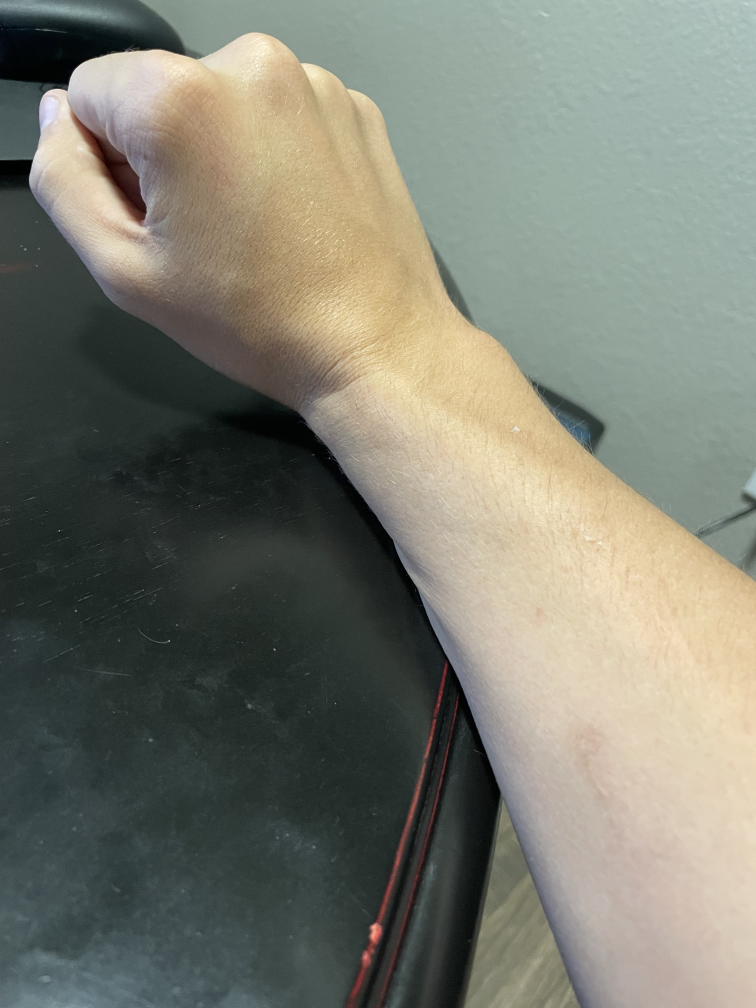
//> input picture Resources/Arm1.jpg, 3024 x 4032 px, given in place of BrightInsideHand.jpg, which was not available (shown at 1/4 size)
$ ./E2   (built with g++ and OpenCV 4)
//> lines starting //> are read from the running program, lines starting //| are printed output that depends on the picture; pictures that were not available may be replaced by others from this repository, and a replacement may not be noted
#include <opencv2/opencv.hpp>
#include <stdio.h>
#include <iostream>


int main(int argc, char** argv){
    std::string path = "../Resources/BrightInsideHand.jpg";
    std::string path2 = "../Resources/DarkInsideHand.jpg";
    cv::Mat img;
    cv::Mat img2;

    if (argc >1){
        img = cv::imread(argv[1],-1);
        img2 = cv::imread(argv[2],-1);
}

    cv::namedWindow("img", cv::WINDOW_AUTOSIZE);
    cv::namedWindow("img2", cv::WINDOW_AUTOSIZE);
    // cv::namedWindow("proc", cv::WINDOW_AUTOSIZE);
    if( img.empty()) {
        img = cv::imread(path, cv::IMREAD_COLOR);
//> img is the input picture: 4032 rows x 3024 cols, CV_8UC3; mean B, G, R 113, 124.8, 123.3
        img2 = cv::imread(path2, cv::IMREAD_COLOR);
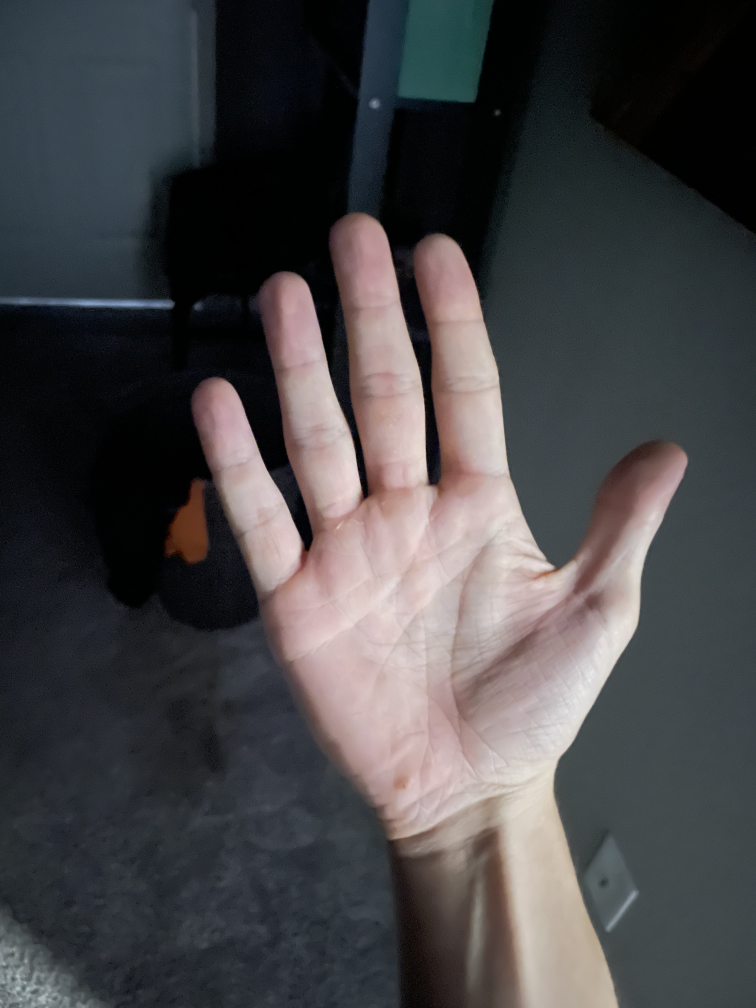
//> input picture Resources/DarkInsideHand.jpg, 3024 x 4032 px (shown at 1/4 size)
//> img2 is the input picture: 4032 rows x 3024 cols, CV_8UC3; mean B, G, R 70.8, 69, 70
        if( img.empty()) {
            std::cout << "No image provided";
            return -1;
        }
    }

    // Format image here - No need to format, image is already good size
    cv::Mat fImg = img.clone();
    cv::Mat fImg2 = img2.clone();

    cv::resize(fImg,fImg,cv::Size(600,600));
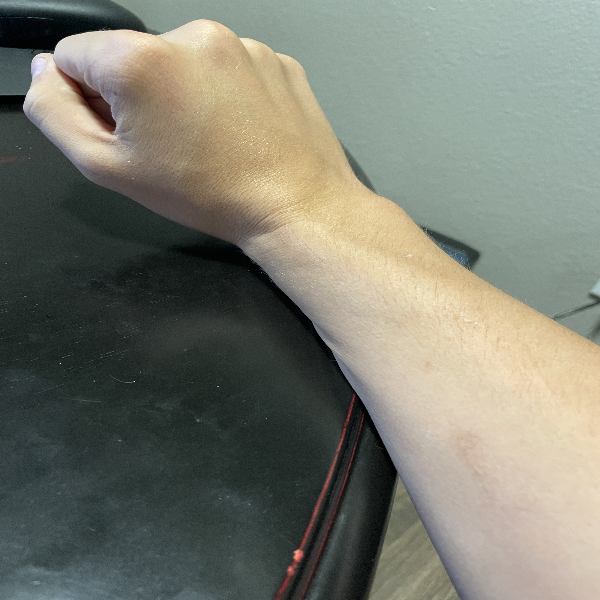
//> fImg: 600 rows x 600 cols, CV_8UC3; mean B, G, R 112.8, 124.7, 123.2
    cv::resize(fImg2,fImg2,cv::Size(600,600));
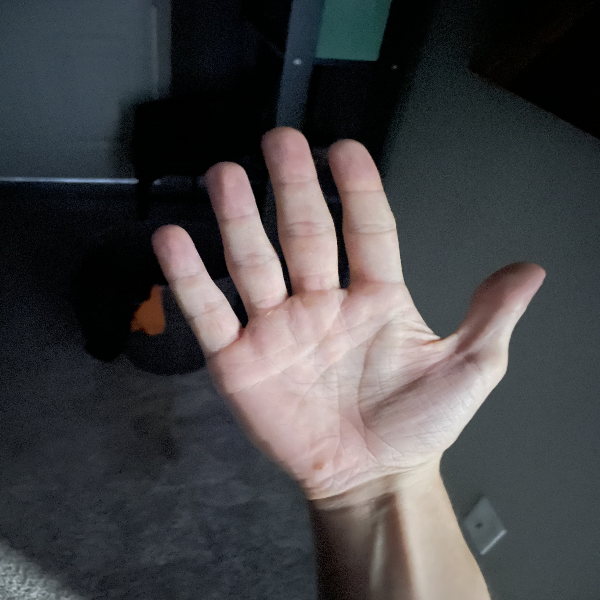
//> fImg2: 600 rows x 600 cols, CV_8UC3; mean B, G, R 70.7, 68.9, 69.9
    // cv::Mat fImgHSV = fImg.clone();
    // cv::cvtColor(fImg,fImgHSV,cv::COLOR_BGR2HSV);


    // Process image here
    cv::Mat proc;
    cv::Mat histControl, histTest;

    float color_range[] = {0, 256}; // Colors range from 0-256
    const float* ranges[] = {color_range, color_range,color_range}; // Ranges are how big the range of values are
    int histSize[] = {4, 4, 4}, ch[] = {0, 1, 2}; // Hist size is the width of the bins in each dimension?


    // cv::calcHist(&hsv, 1, ch, cv::noArray(), hist, 2, histSize, ranges, true);
    cv::calcHist(&fImg,1,ch,cv::noArray(),histControl,2,histSize,ranges, true);
//> histControl = [[107705, 4087, 0, 0], [435, 50814, 14253, 0], [0, 1684, 119930, 55458], [0, 0, 103, 5531]]
    cv::calcHist(&fImg2,1,ch,cv::noArray(),histTest,2,histSize,ranges, true);
//> histTest = [[182923, 1955, 0, 0], [17325, 89299, 1401, 0], [0, 349, 47364, 3799], [0, 0, 276, 15309]]

    cv::normalize(histControl,histControl,1,0,cv::NORM_L1);
//> histControl = [[0.299, 0.0114, 0, 0], [0.00121, 0.141, 0.0396, 0], [0, 0.00468, 0.333, 0.154], [0, 0, 0.000286, 0.0154]]
    cv::normalize(histTest,histTest,1,0,cv::NORM_L1);
//> histTest = [[0.508, 0.00543, 0, 0], [0.0481, 0.248, 0.00389, 0], [0, 0.000969, 0.132, 0.0106], [0, 0, 0.000767, 0.0425]]

    double matchQuality[5] = {0};
    matchQuality[0] = cv::compareHist(histControl,histTest,cv::HISTCMP_CORREL);
//> matchQuality = [0.755, 0, 0, 0, 0]
    matchQuality[1] = cv::compareHist(histControl,histTest,cv::HISTCMP_CHISQR);
//> matchQuality = [0.755, 2.39, 0, 0, 0]
    matchQuality[2] = cv::compareHist(histControl,histTest,cv::HISTCMP_BHATTACHARYYA);
//> matchQuality = [0.755, 2.39, 0.342, 0, 0]
    matchQuality[3] = cv::compareHist(histControl,histTest,cv::HISTCMP_INTERSECT);
//> matchQuality = [0.755, 2.39, 0.342, 0.61, 0]
    // matchQuality[4] = cv::compareHist(histControl,histTest,cv::HISTCMP_HELLINGER);
    double controlMatchQuality[5] = {0};
    controlMatchQuality[0] = cv::compareHist(histControl,histControl,cv::HISTCMP_CORREL);
//> controlMatchQuality = [1, 0, 0, 0, 0]
    controlMatchQuality[1] = cv::compareHist(histControl,histControl,cv::HISTCMP_CHISQR);
    controlMatchQuality[2] = cv::compareHist(histControl,histControl,cv::HISTCMP_BHATTACHARYYA);
    controlMatchQuality[3] = cv::compareHist(histControl,histControl,cv::HISTCMP_INTERSECT);
//> controlMatchQuality = [1, 0, 0, 1, 0]

    std::cout << "The control image match quality for each method is: " << std::endl;
    std::cout << "Correlation: " << controlMatchQuality[0] << std::endl;
//| Correlation: 1
    std::cout << "CHISQR: " << controlMatchQuality[1] << std::endl;
//| CHISQR: 0
    std::cout << "BHATTACHARYYA: " << controlMatchQuality[2] << std::endl;
//| BHATTACHARYYA: 0
    std::cout << "INTERSECT: " << controlMatchQuality[3] << std::endl <<std::endl;
//| INTERSECT: 1

    std::cout << "The image match quality for each method is: " << std::endl;
    std::cout << "Correlation: " << matchQuality[0] << std::endl;
//| Correlation: 0.755444
    std::cout << "CHISQR: " << matchQuality[1] << std::endl;
//| CHISQR: 2.39122
    std::cout << "BHATTACHARYYA: " << matchQuality[2] << std::endl;
//| BHATTACHARYYA: 0.342436
    std::cout << "INTERSECT: " << matchQuality[3] << std::endl;
//| INTERSECT: 0.6096


    cv::imshow("img",fImg);
    cv::imshow("img2",fImg2);
    // cv::imshow("proc",proc);
    cv::waitKey(0);
    cv::destroyAllWindows();
    return 0;

}
